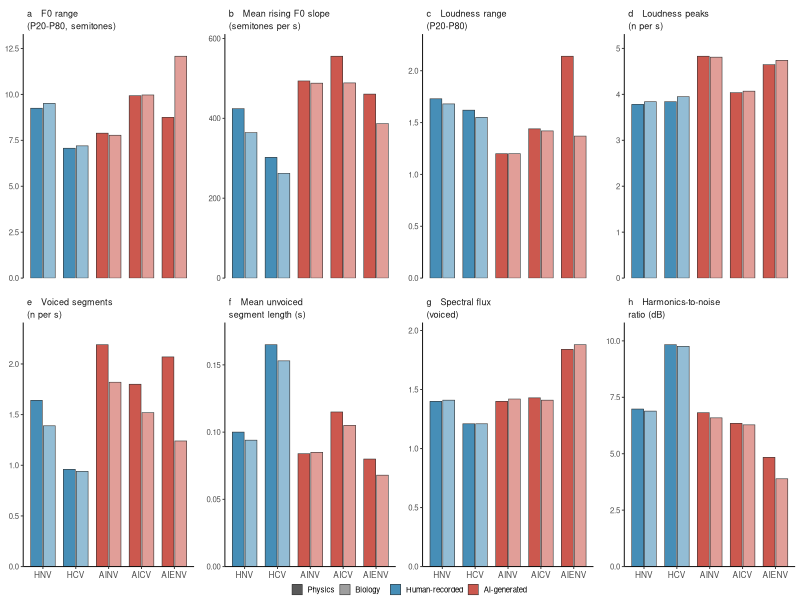
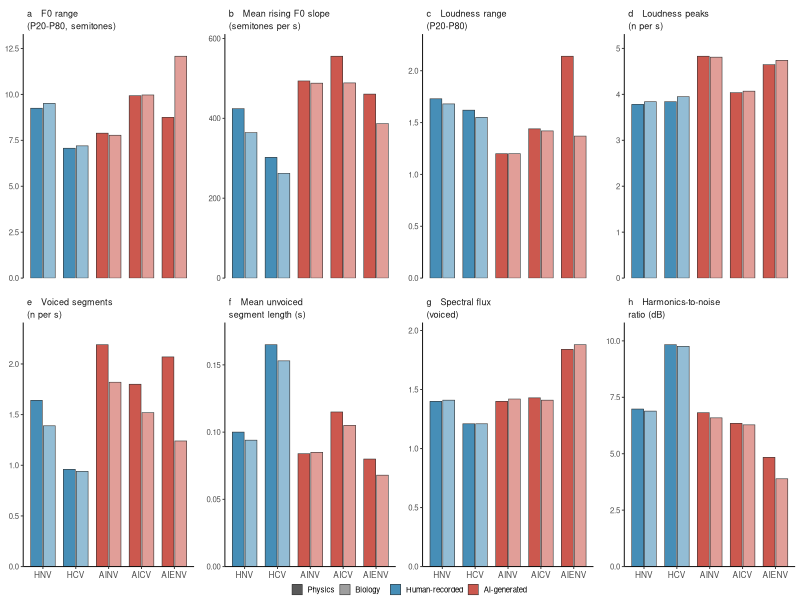
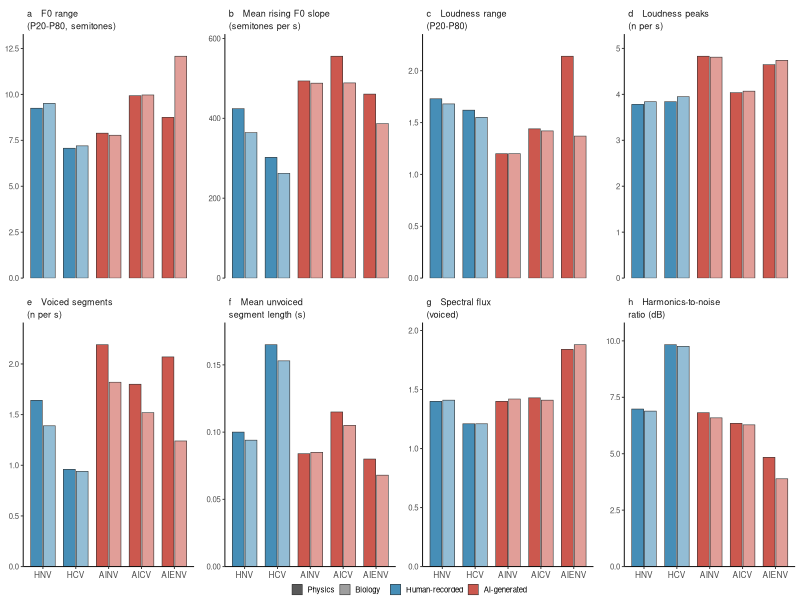

R code for these plots, in order:
## =============================================================================
##  figS1_acoustic.R
##
##  Supplementary Figure S1. Acoustic characterization of the five conditions.
##  Values are the openSMILE eGeMAPSv02 functionals for the ten audio tracks,
##  reproduced from Supplementary Table S2, so the script needs no audio.
##  Output: figures/figS1_acoustic.pdf and figures/figS1_acoustic.png
## =============================================================================

library(dplyr)
library(tidyr)
library(ggplot2)

# Run from the repository root; save generated files outside version control.
FIG_DIR <- Sys.getenv("NPJ_FIG_DIR", unset = "figures")
dir.create(FIG_DIR, showWarnings = FALSE, recursive = TRUE)

## Colour-blind-accessible blue-orange palette
COL_HUMAN <- "#468EB7"
COL_AI    <- "#CC584E"

## Condition order used throughout the manuscript and supplement
ORD       <- c("HNV", "HCV", "AINV", "AICV", "AIENV")

BASE_SIZE <- 7
OUT_W     <- 7.2
OUT_H     <- 3.6

## Rows ordered by lesson and condition; columns are the eight indices in
## panel order (Supplementary Table S2).
acou <- tribble(
  ~voice,  ~lesson,   ~f0_range, ~f0_slope, ~loud_range, ~loud_peaks, ~voiced, ~unvoiced, ~flux, ~hnr,
  
  "HNV",   "Physics",      9.25,    424.46,        1.73,        3.78,    1.64,     0.100,  1.40, 6.98,
  "HCV",   "Physics",      7.07,    302.12,        1.62,        3.84,    0.96,     0.165,  1.21, 9.83,
  "AINV",  "Physics",      7.89,    493.64,        1.20,        4.83,    2.19,     0.084,  1.40, 6.82,
  "AICV",  "Physics",      9.93,    555.47,        1.44,        4.04,    1.80,     0.115,  1.43, 6.34,
  "AIENV", "Physics",      8.75,    460.66,        2.14,        4.65,    2.07,     0.080,  1.84, 4.84,
  
  "HNV",   "Biology",      9.51,    364.48,        1.68,        3.84,    1.39,     0.094,  1.41, 6.89,
  "HCV",   "Biology",      7.20,    262.30,        1.55,        3.95,    0.94,     0.153,  1.21, 9.76,
  "AINV",  "Biology",      7.78,    488.07,        1.20,        4.81,    1.82,     0.085,  1.42, 6.59,
  "AICV",  "Biology",      9.97,    488.66,        1.42,        4.07,    1.52,     0.105,  1.41, 6.28,
  "AIENV", "Biology",     12.08,    386.91,        1.37,        4.74,    1.24,     0.068,  1.88, 3.89
)

panels <- c(
  f0_range   = "a   F0 range\n(P20-P80, semitones)",
  f0_slope   = "b   Mean rising F0 slope\n(semitones per s)",
  loud_range = "c   Loudness range\n(P20-P80)",
  loud_peaks = "d   Loudness peaks\n(n per s)",
  voiced     = "e   Voiced segments\n(n per s)",
  unvoiced   = "f   Mean unvoiced\nsegment length (s)",
  flux       = "g   Spectral flux\n(voiced)",
  hnr        = "h   Harmonics-to-noise\nratio (dB)"
)

dat <- acou %>%
  pivot_longer(
    -c(voice, lesson),
    names_to = "index",
    values_to = "value"
  ) %>%
  mutate(
    voice = factor(voice, levels = ORD),
    lesson = factor(lesson, levels = c("Physics", "Biology")),
    source = if_else(
      as.character(voice) %in% c("HNV", "HCV"),
      "Human-recorded",
      "AI-generated"
    ),
    source = factor(
      source,
      levels = c("Human-recorded", "AI-generated")
    ),
    panel = factor(
      panels[index],
      levels = unname(panels)
    )
  )

p <- ggplot(
  dat,
  aes(x = voice, y = value, fill = source, alpha = lesson)
) +
  geom_col(
    position = position_dodge(width = 0.78),
    width = 0.72,
    color = "grey20",
    linewidth = 0.2
  ) +
  facet_wrap(
    ~ panel,
    nrow = 2,
    scales = "free_y"
  ) +
  scale_fill_manual(
    values = c(
      "Human-recorded" = COL_HUMAN,
      "AI-generated" = COL_AI
    ),
    breaks = c("Human-recorded", "AI-generated")
  ) +
  scale_alpha_manual(
    values = c(
      "Physics" = 1,
      "Biology" = 0.58
    ),
    breaks = c("Physics", "Biology")
  ) +
  scale_y_continuous(
    expand = expansion(mult = c(0, 0.10))
  ) +
  labs(
    x = NULL,
    y = NULL,
    fill = NULL,
    alpha = NULL
  ) +
  guides(
    alpha = guide_legend(order = 1),
    fill = guide_legend(order = 2)
  ) +
  theme_classic(base_size = BASE_SIZE) +
  theme(
    strip.background = element_blank(),
    strip.text = element_text(
      size = BASE_SIZE - 0.5,
      hjust = 0,
      lineheight = 1.15
    ),
    panel.spacing.x = unit(9, "pt"),
    panel.spacing.y = unit(11, "pt"),
    axis.text.x = element_text(size = BASE_SIZE - 1),
    legend.position = "bottom",
    legend.key.size = unit(8, "pt"),
    legend.box = "horizontal",
    legend.margin = margin(t = -4)
  )

print(p)

ggsave(
  file.path(FIG_DIR, "figS1_acoustic.pdf"),
  p,
  width = OUT_W,
  height = OUT_H,
  device = cairo_pdf
)

ggsave(
  file.path(FIG_DIR, "figS1_acoustic.png"),
  p,
  width = OUT_W,
  height = OUT_H,
  dpi = 300
)

message("Wrote figS1_acoustic.pdf and figS1_acoustic.png")
